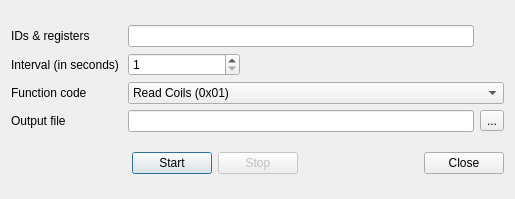
<?xml version="1.0" encoding="UTF-8"?>
<ui version="4.0">
 <class>BatchProcessor</class>
 <widget class="QDialog" name="BatchProcessor">
  <property name="geometry">
   <rect>
    <x>0</x>
    <y>0</y>
    <width>515</width>
    <height>199</height>
   </rect>
  </property>
  <property name="windowTitle">
   <string>MicModBus Batch Processor</string>
  </property>
  <layout class="QVBoxLayout" name="verticalLayout">
   <item>
    <layout class="QGridLayout" name="gridLayout">
     <item row="1" column="0">
      <widget class="QLabel" name="label_3">
       <property name="text">
        <string>Interval (in seconds)</string>
       </property>
       <property name="buddy">
        <cstring>intervalSpinBox</cstring>
       </property>
      </widget>
     </item>
     <item row="1" column="1">
      <widget class="QSpinBox" name="intervalSpinBox">
       <property name="minimum">
        <number>1</number>
       </property>
      </widget>
     </item>
     <item row="1" column="2" colspan="2">
      <spacer name="horizontalSpacer_5">
       <property name="orientation">
        <enum>Qt::Horizontal</enum>
       </property>
       <property name="sizeHint" stdset="0">
        <size>
         <width>40</width>
         <height>20</height>
        </size>
       </property>
      </spacer>
     </item>
     <item row="2" column="0">
      <widget class="QLabel" name="label_5">
       <property name="text">
        <string>Function code</string>
       </property>
       <property name="buddy">
        <cstring>functionCode</cstring>
       </property>
      </widget>
     </item>
     <item row="2" column="1" colspan="4">
      <widget class="QComboBox" name="functionCode">
       <item>
        <property name="text">
         <string>Read Coils (0x01)</string>
        </property>
       </item>
       <item>
        <property name="text">
         <string>Read Discrete Inputs (0x02)</string>
        </property>
       </item>
       <item>
        <property name="text">
         <string>Read Holding Registers (0x03)</string>
        </property>
       </item>
       <item>
        <property name="text">
         <string>Read Input Registers (0x04)</string>
        </property>
       </item>
       <item>
        <property name="text">
         <string>Write Single Coil (0x05)</string>
        </property>
       </item>
       <item>
        <property name="text">
         <string>Write Single Register (0x06)</string>
        </property>
       </item>
       <item>
        <property name="text">
         <string>Write Multiple Coils (0x0f)</string>
        </property>
       </item>
       <item>
        <property name="text">
         <string>Write Multiple Registers (0x10)</string>
        </property>
       </item>
      </widget>
     </item>
     <item row="4" column="0">
      <widget class="QLabel" name="label_4">
       <property name="text">
        <string>Output file</string>
       </property>
       <property name="buddy">
        <cstring>outputFileEdit</cstring>
       </property>
      </widget>
     </item>
     <item row="4" column="1" colspan="3">
      <widget class="QLineEdit" name="outputFileEdit"/>
     </item>
     <item row="4" column="4">
      <widget class="QToolButton" name="openOutputFileButton">
       <property name="text">
        <string>...</string>
       </property>
      </widget>
     </item>
     <item row="0" column="1" colspan="3">
      <widget class="QLineEdit" name="slaveEdit"/>
     </item>
     <item row="0" column="0">
      <widget class="QLabel" name="label_6">
       <property name="text">
        <string>IDs &amp;&amp; registers</string>
       </property>
       <property name="buddy">
        <cstring>slaveEdit</cstring>
       </property>
      </widget>
     </item>
    </layout>
   </item>
   <item>
    <layout class="QHBoxLayout" name="horizontalLayout">
     <item>
      <spacer name="horizontalSpacer">
       <property name="orientation">
        <enum>Qt::Horizontal</enum>
       </property>
       <property name="sizeHint" stdset="0">
        <size>
         <width>40</width>
         <height>20</height>
        </size>
       </property>
      </spacer>
     </item>
     <item>
      <widget class="QPushButton" name="startButton">
       <property name="text">
        <string>Start</string>
       </property>
      </widget>
     </item>
     <item>
      <widget class="QPushButton" name="stopButton">
       <property name="enabled">
        <bool>false</bool>
       </property>
       <property name="text">
        <string>Stop</string>
       </property>
      </widget>
     </item>
     <item>
      <spacer name="horizontalSpacer_8">
       <property name="orientation">
        <enum>Qt::Horizontal</enum>
       </property>
       <property name="sizeHint" stdset="0">
        <size>
         <width>40</width>
         <height>20</height>
        </size>
       </property>
      </spacer>
     </item>
     <item>
      <widget class="QPushButton" name="closeButton">
       <property name="text">
        <string>Close</string>
       </property>
      </widget>
     </item>
    </layout>
   </item>
  </layout>
 </widget>
 <tabstops>
  <tabstop>slaveEdit</tabstop>
  <tabstop>intervalSpinBox</tabstop>
  <tabstop>functionCode</tabstop>
  <tabstop>outputFileEdit</tabstop>
  <tabstop>openOutputFileButton</tabstop>
  <tabstop>startButton</tabstop>
  <tabstop>stopButton</tabstop>
  <tabstop>closeButton</tabstop>
 </tabstops>
 <resources/>
 <connections>
  <connection>
   <sender>closeButton</sender>
   <signal>clicked()</signal>
   <receiver>BatchProcessor</receiver>
   <slot>accept()</slot>
   <hints>
    <hint type="sourcelabel">
     <x>402</x>
     <y>160</y>
    </hint>
    <hint type="destinationlabel">
     <x>208</x>
     <y>99</y>
    </hint>
   </hints>
  </connection>
  <connection>
   <sender>openOutputFileButton</sender>
   <signal>clicked()</signal>
   <receiver>BatchProcessor</receiver>
   <slot>browseOutputFile()</slot>
   <hints>
    <hint type="sourcelabel">
     <x>492</x>
     <y>113</y>
    </hint>
    <hint type="destinationlabel">
     <x>505</x>
     <y>24</y>
    </hint>
   </hints>
  </connection>
  <connection>
   <sender>startButton</sender>
   <signal>clicked()</signal>
   <receiver>BatchProcessor</receiver>
   <slot>start()</slot>
   <hints>
    <hint type="sourcelabel">
     <x>138</x>
     <y>147</y>
    </hint>
    <hint type="destinationlabel">
     <x>67</x>
     <y>144</y>
    </hint>
   </hints>
  </connection>
  <connection>
   <sender>stopButton</sender>
   <signal>clicked()</signal>
   <receiver>BatchProcessor</receiver>
   <slot>stop()</slot>
   <hints>
    <hint type="sourcelabel">
     <x>212</x>
     <y>152</y>
    </hint>
    <hint type="destinationlabel">
     <x>267</x>
     <y>145</y>
    </hint>
   </hints>
  </connection>
 </connections>
 <slots>
  <slot>start()</slot>
  <slot>stop()</slot>
  <slot>browseOutputFile()</slot>
 </slots>
</ui>
